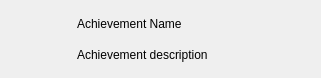
<?xml version="1.0" encoding="UTF-8"?>
<ui version="4.0">
 <class>AchievementListItem</class>
 <widget class="QWidget" name="AchievementListItem">
  <property name="geometry">
   <rect>
    <x>0</x>
    <y>0</y>
    <width>321</width>
    <height>78</height>
   </rect>
  </property>
  <property name="windowTitle">
   <string>Form</string>
  </property>
  <layout class="QHBoxLayout" name="horizontalLayout">
   <item>
    <widget class="QLabel" name="imageLabel">
     <property name="maximumSize">
      <size>
       <width>60</width>
       <height>60</height>
      </size>
     </property>
     <property name="baseSize">
      <size>
       <width>60</width>
       <height>60</height>
      </size>
     </property>
     <property name="text">
      <string/>
     </property>
     <property name="pixmap">
      <pixmap resource="rastuff.qrc">:/img/mykottShicken.png</pixmap>
     </property>
     <property name="scaledContents">
      <bool>true</bool>
     </property>
    </widget>
   </item>
   <item>
    <layout class="QVBoxLayout" name="verticalLayout">
     <item>
      <widget class="QLabel" name="nameLabel">
       <property name="text">
        <string>Achievement Name</string>
       </property>
      </widget>
     </item>
     <item>
      <widget class="QLabel" name="descriptionLabel">
       <property name="text">
        <string>Achievement description</string>
       </property>
       <property name="wordWrap">
        <bool>true</bool>
       </property>
      </widget>
     </item>
    </layout>
   </item>
  </layout>
 </widget>
 <resources>
  <include location="rastuff.qrc"/>
 </resources>
 <connections/>
</ui>
